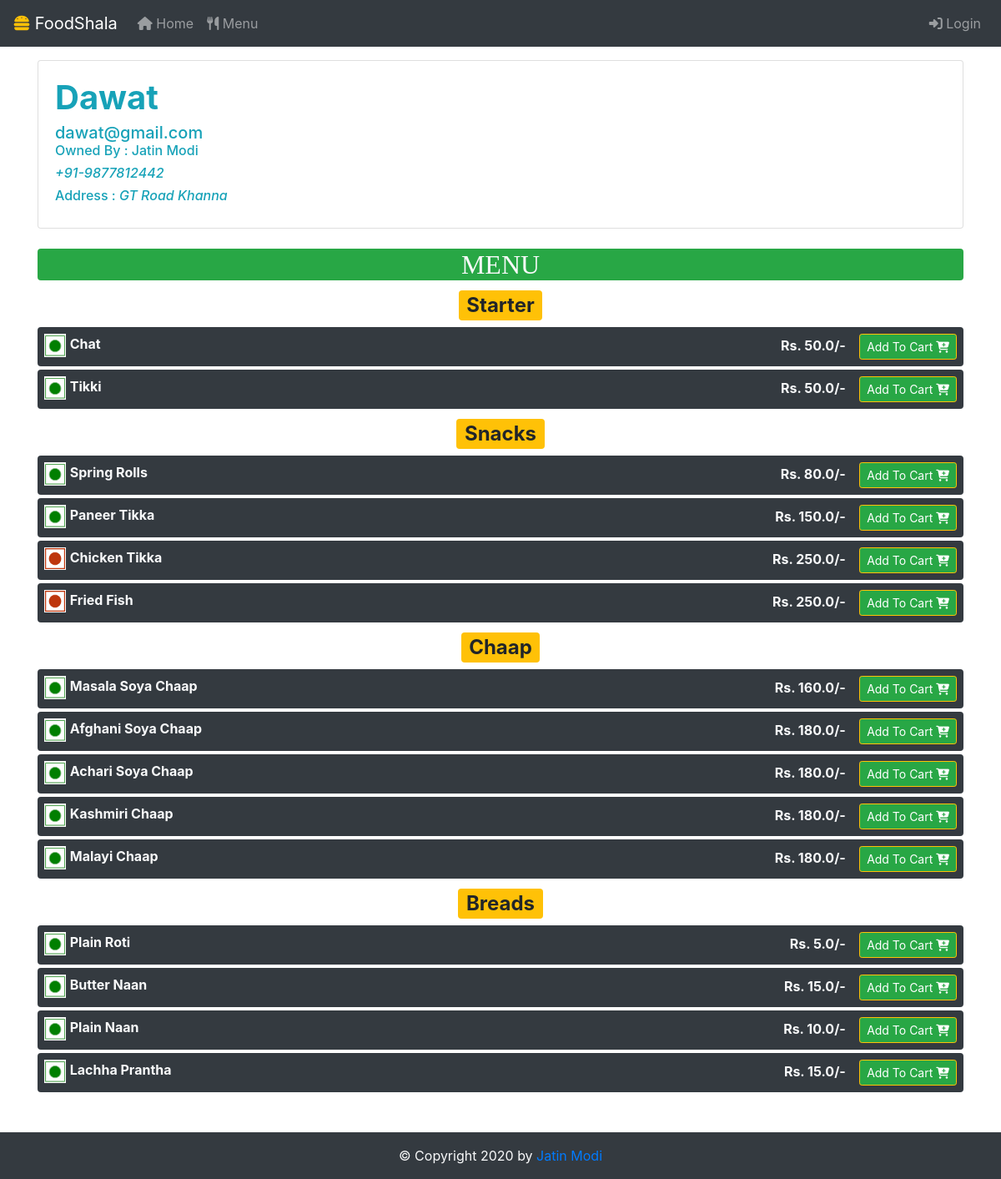
The page /restaurant/1 on the database its author committed.
### app.py (models this page shows)
class Restaurants(db.Model):
	__tablename__ = 'restaurants'
	id = db.Column(db.Integer,primary_key=True)
	name = db.Column(db.String)
	ownerFirstName = db.Column(db.String)
	ownerLastName = db.Column(db.String)
	email = db.Column(db.String)
	address = db.Column(db.String)
	password = db.Column(db.String)
	mobile = db.Column(db.String)

class Items(db.Model):
	__tablename__ = 'items'
	restaurantId = db.Column(db.Integer,ForeignKey('restaurants.id'))
	restaurantName = db.Column(db.String)
	id = db.Column(db.Integer,primary_key=True)
	dishtype = db.Column(db.String)
	name = db.Column(db.String)
	price = db.Column(db.Float)
	veg = db.Column(db.Boolean)

### app.py (the view)
@app.route("/restaurant/<id>")
def restaurantMenu(id):
	items = Items.query.filter_by(restaurantId=id).order_by(desc(Items.dishtype)).all()
	restaurant = Restaurants.query.filter_by(id=id).first()
	return render_template("restaurantMenu.html",user=checkSession(),items=items,restaurant=restaurant)

### app.py (called while the page is built)
def checkSession():
	if 'email' in session:
		return True
	return False

### templates/restaurantMenu.html (shortened to what this page needs)
{% include "header.html" %}
<div class="container mt-3" style="min-height: 100vh;position: relative;">
		<div class="card col-12 p-0 m-0">
  			<div class="card-body text-info">
    			<h1 class="card-title font-weight-bold text-capitalize">{{restaurant.name}}</h1>
    			<h5 class="card-subtitle">{{restaurant.email}}</h5>
    			<h6>Owned By : {{restaurant.ownerFirstName}} {{restaurant.ownerLastName}}</h6>
    			<h6><i>+91-{{restaurant.mobile}}</i></h6>
    			<h6>Address : <i>{{restaurant.address}}</i></h6>
  			</div>
	</div>
	<h2 class="text-center bg-success text-light mt-4 rounded" style="font-family: Times New Roman">MENU</h2>
	{% for x in items %}
		{% if loop.changed(x.dishtype) %}
			<h2 class=" text-center text-dark text-capitalize my-2"><span class="badge badge-warning"> {{x.dishtype}} </span></h2>
		{% endif %}
	<div class="rounded mt-1 d-flex justify-content-between p-2 bg-dark text-light">
		<div>
			{% if x.veg %}
				<img style="width:2.6ch;padding: 1px;background-color: white" src="{{ url_for('static',filename='images/vegg.png') }}">
			{% endif %}
			{% if not x.veg %}
				<img style="width:2.6ch;padding: 1px;background-color: white" src="{{ url_for('static',filename='images/nonVeg.png') }}">
			{% endif %}
			<span class="text-capitalize"><b>{{ x.name }}</b></span>
		</div>
		<div>
			<b>Rs. {{x.price}}/- </b>&ensp;
			<button title="Add to Cart" class="btn btn-sm border-warning btn-success" onclick="addToCartHandle({{ x.id }}, {{ x.restaurantId }})">Add To Cart <i class="fas fa-cart-plus"></i></button>
		</div>
	</div>
	{% endfor %}
</div>
{% include "footer.html" %}

### rows shown on the page
Restaurants: name "Dawat", email "dawat@gmail.com", ownerFirstName "Jatin", ownerLastName "Modi", mobile "9877812442", address "GT Road Khanna"
Items: dishtype "Starter", veg True (drawn), name "Chat", price "50.0"
Items: veg True (drawn), name "Tikki", price "50.0"
Items: dishtype "Snacks", veg True (drawn), name "Spring Rolls", price "80.0"
Items: veg True (drawn), name "Paneer Tikka", price "150.0"
Items: veg False (drawn), name "Chicken Tikka", price "250.0"
Items: veg False (drawn), name "Fried Fish", price "250.0"
Items: dishtype "Chaap", veg True (drawn), name "Masala Soya Chaap", price "160.0"
Items: veg True (drawn), name "Afghani Soya Chaap", price "180.0"
Items: veg True (drawn), name "Achari Soya Chaap", price "180.0"
Items: veg True (drawn), name "Kashmiri Chaap", price "180.0"
Items: veg True (drawn), name "Malayi Chaap", price "180.0"
Items: dishtype "Breads", veg True (drawn), name "Plain Roti", price "5.0"
Items: veg True (drawn), name "Butter Naan", price "15.0"
Items: veg True (drawn), name "Plain Naan", price "10.0"
Items: veg True (drawn), name "Lachha Prantha", price "15.0"
